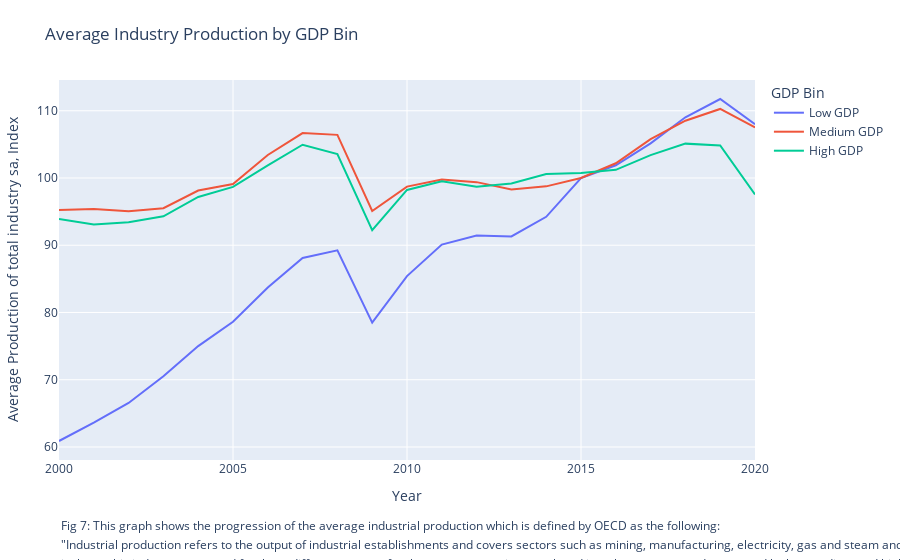

The cell this chart's notebook holds for it:
### Markdown cell above
# The Industrial increase of developing countries
Countries with high and low GDP both contribute a lot to the carbon emissions we want to reduce. According to a 2020 paper on Environmental pollution by Prince O. Ukaogo, Ugochukwu Ewuzie and Chibuzo V. Onwuka [2]: "Both developed and developing nations share this burden together, though awareness and stricter laws in developed countries have contributed to a larger extent in protecting their environment.". What this paper fails to bring into account is the fact that companies from first world countries may be directly contributing to the pollution of third world countries by moving their industrial plans to these countries for a cost benifit.


[2] : Prince O. Ukaogo, Ugochukwu Ewuzie, Chibuzo V. Onwuka. (2020). Environmental pollution: causes, effects, and the remedies. Microorganisms for Sustainable Environment and Health.

### Code cell
%store -r figgdp2

figgdp2.show()

### Figure 1 — Plotly figure (JSON) as saved in the notebook; plotly's stock layout.template omitted (floating-point values rounded to 4 significant figures)
{"data": [{"name": "Low GDP", "type": "scatter", "x": [2000, 2001, 2002, 2003, 2004, 2005, 2006, 2007, 2008, 2009, 2010, 2011, 2012, 2013, 2014, 2015, 2016, 2017, 2018, 2019, 2020], "y": [60.89, 63.62, 66.54, 70.5, 75.0, 78.61, 83.72, 88.1, 89.24, 78.49, 85.41, 90.1, 91.44, 91.31, 94.23, 99.97, 101.9, 105.1, 109.0, 111.7, 108.0]}, {"name": "Medium GDP", "type": "scatter", "x": [2000, 2001, 2002, 2003, 2004, 2005, 2006, 2007, 2008, 2009, 2010, 2011, 2012, 2013, 2014, 2015, 2016, 2017, 2018, 2019, 2020], "y": [95.23, 95.38, 95.06, 95.51, 98.13, 99.11, 103.4, 106.7, 106.4, 95.09, 98.72, 99.78, 99.38, 98.29, 98.76, 100, 102.2, 105.8, 108.5, 110.3, 107.5]}, {"name": "High GDP", "type": "scatter", "x": [2000, 2001, 2002, 2003, 2004, 2005, 2006, 2007, 2008, 2009, 2010, 2011, 2012, 2013, 2014, 2015, 2016, 2017, 2018, 2019, 2020], "y": [93.9, 93.07, 93.41, 94.3, 97.18, 98.68, 101.9, 104.9, 103.6, 92.24, 98.22, 99.53, 98.69, 99.18, 100.6, 100.7, 101.2, 103.4, 105.1, 104.8, 97.55]}], "layout": {"annotations": [{"font": {"size": 12}, "showarrow": false, "text": "Fig 7: This graph shows the progression of the average industrial production which is defined by OECD as the following: ", "x": 0, "xref": "paper", "y": -0.2, "yref": "paper"}, {"font": {"size": 12}, "showarrow": false, "text": "\"Industrial production refers to the output of industrial establishments and covers sectors such as mining, manufacturing, electricity, gas and steam and air-conditioning.\"", "x": 0, "xref": "paper", "y": -0.25, "yref": "paper"}, {"font": {"size": 12}, "showarrow": false, "text": "it shows this index per year and for three different groups. for the groups countries are placed into three groups and are sorted by low medium and high GDP. ", "x": 0, "xref": "paper", "y": -0.3, "yref": "paper"}], "legend": {"title": {"text": "GDP Bin"}}, "margin": {"b": 100, "l": 50, "r": 50, "t": 80}, "title": {"text": "Average Industry Production by GDP Bin"}, "xaxis": {"title": {"text": "Year"}}, "yaxis": {"title": {"text": "Average Production of total industry sa, Index"}}}}
